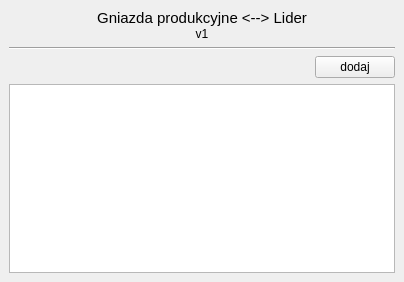
<?xml version="1.0" encoding="UTF-8"?>
<ui version="4.0">
 <class>Form</class>
 <widget class="QWidget" name="Form">
  <property name="geometry">
   <rect>
    <x>0</x>
    <y>0</y>
    <width>404</width>
    <height>282</height>
   </rect>
  </property>
  <property name="windowTitle">
   <string>Form</string>
  </property>
  <layout class="QGridLayout" name="gridLayout">
   <property name="leftMargin">
    <number>0</number>
   </property>
   <property name="topMargin">
    <number>0</number>
   </property>
   <property name="rightMargin">
    <number>0</number>
   </property>
   <property name="bottomMargin">
    <number>0</number>
   </property>
   <property name="spacing">
    <number>0</number>
   </property>
   <item row="0" column="0">
    <widget class="QWidget" name="widget" native="true">
     <layout class="QVBoxLayout" name="verticalLayout_3">
      <item>
       <widget class="QWidget" name="widget_2" native="true">
        <layout class="QVBoxLayout" name="verticalLayout">
         <property name="spacing">
          <number>0</number>
         </property>
         <property name="leftMargin">
          <number>0</number>
         </property>
         <property name="topMargin">
          <number>0</number>
         </property>
         <property name="rightMargin">
          <number>0</number>
         </property>
         <property name="bottomMargin">
          <number>0</number>
         </property>
         <item>
          <widget class="QLabel" name="label">
           <property name="font">
            <font>
             <pointsize>11</pointsize>
            </font>
           </property>
           <property name="text">
            <string>Gniazda produkcyjne &lt;--&gt; Lider</string>
           </property>
           <property name="alignment">
            <set>Qt::AlignCenter</set>
           </property>
          </widget>
         </item>
         <item>
          <widget class="QLabel" name="label_2">
           <property name="text">
            <string>v1</string>
           </property>
           <property name="alignment">
            <set>Qt::AlignCenter</set>
           </property>
          </widget>
         </item>
        </layout>
       </widget>
      </item>
      <item>
       <widget class="Line" name="line">
        <property name="orientation">
         <enum>Qt::Horizontal</enum>
        </property>
       </widget>
      </item>
      <item>
       <widget class="QWidget" name="widget_3" native="true">
        <layout class="QHBoxLayout" name="horizontalLayout">
         <property name="spacing">
          <number>0</number>
         </property>
         <property name="leftMargin">
          <number>0</number>
         </property>
         <property name="topMargin">
          <number>0</number>
         </property>
         <property name="rightMargin">
          <number>0</number>
         </property>
         <property name="bottomMargin">
          <number>0</number>
         </property>
         <item>
          <spacer name="horizontalSpacer">
           <property name="orientation">
            <enum>Qt::Horizontal</enum>
           </property>
           <property name="sizeHint" stdset="0">
            <size>
             <width>204</width>
             <height>20</height>
            </size>
           </property>
          </spacer>
         </item>
         <item>
          <widget class="QPushButton" name="btn_zapisz">
           <property name="text">
            <string>dodaj</string>
           </property>
          </widget>
         </item>
        </layout>
       </widget>
      </item>
      <item>
       <widget class="QTableWidget" name="tab_dane"/>
      </item>
     </layout>
    </widget>
   </item>
  </layout>
 </widget>
 <resources/>
 <connections/>
</ui>
